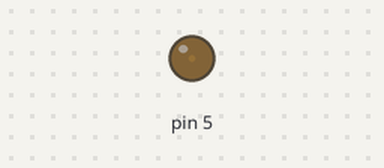
The sketch below on a simulated Arduino Uno, built with avr-gcc and run on an emulated ATmega328P. Parts: output pins drawn as LEDs (lit = HIGH).

Above: at 0.05 s.
At 1.2 s:
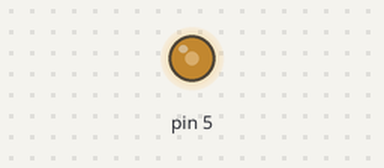
At 2.35 s:
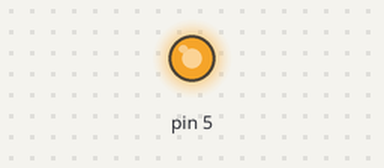
At 4.65 s:
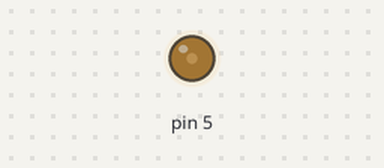
Timing chart, 0 to 6.9 s (numbered marks = the images above):
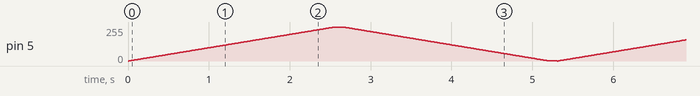

The sketch:

breathing.ino
```cpp
int led = 5;           // the PWM pin the LED is attached to
int brightness = 0;    // how bright the LED is
int fadeAmount = 1;    // how many points to fade the LED by

// the setup routine runs once when you press reset:
void setup() {
  // declare pin 9 to be an output:
  pinMode(5, OUTPUT);
}

// the loop routine runs over and over again forever:
void loop() {
  // set the brightness of pin 5:
  analogWrite(5, brightness);

  // change the brightness for next time through the loop:
  brightness = brightness + fadeAmount;

  // reverse the direction of the fading at the ends of the fade:
  if (brightness <= 0 || brightness >= 255) {
    fadeAmount = -fadeAmount;
    delay(100);
  }
  // wait for 10 milliseconds to see the dimming effect
  delay(10);
}
```
